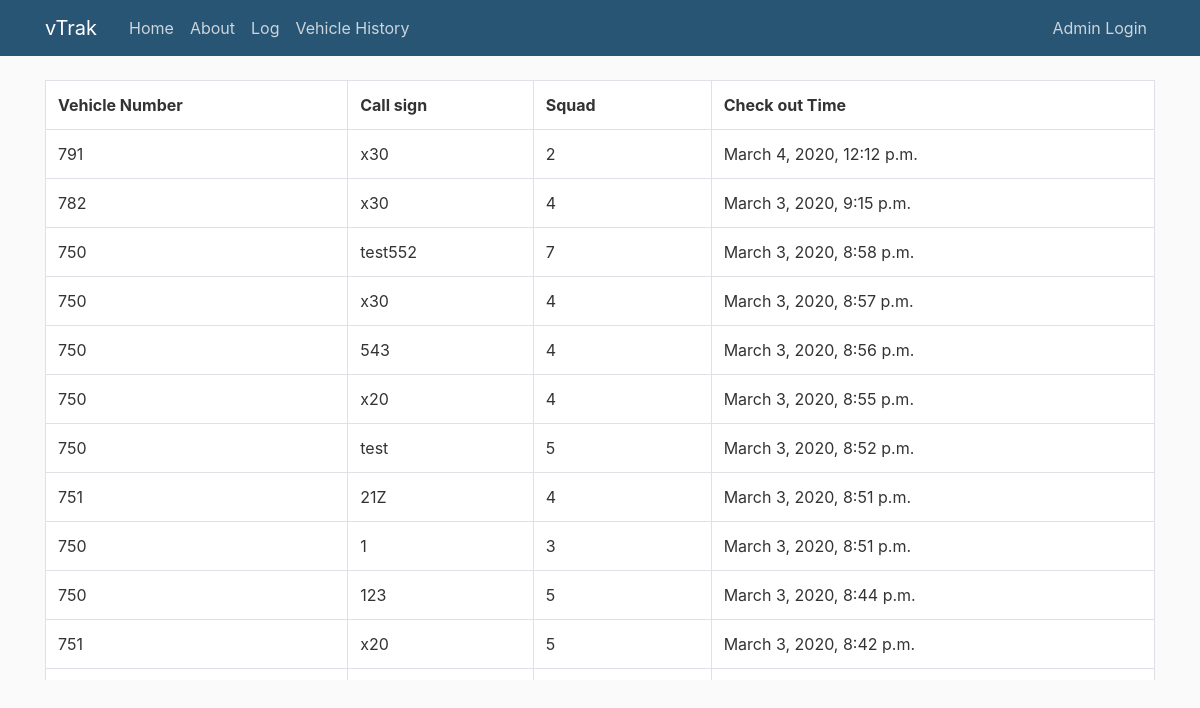
The app's page /log with its own data.
### vTrak/models.py (models this page shows)
class Activitytable(models.Model):
    vehnum = models.CharField(max_length=3)
    callsign = models.CharField(max_length=7)
    squad = models.CharField(max_length=20)
    checkout = models.DateTimeField(auto_now_add=True)

### vTrak/views.py (the view)
# urls.py: path('log', views.log, name='vTrak-log'),
def log(request):
    content = {
        'Vehicleinfo': Vehicletable.objects.all(),
        'Activityinfo': Activitytable.objects.all().order_by('-checkout'),
    }
    return render(request, 'vTrak/log.html', content)

### vTrak/templates/vTrak/log.html (shortened to what this page needs)
{% extends "vTrak/base.html" %}
{% load static %}
{% block content %}
    <div class="table responsive" style="height: 600px; overflow: auto">
        <table class="table table-bordered">
            <tr>
                <th>Vehicle Number</th>
                <th>Call sign</th>
                <th>Squad</th>
                <th>Check out Time</th>
            </tr>
            {% for displayresults in Activityinfo %}
                <tr>
                    <td>{{ displayresults.vehnum }}</td>
                    <td>{{ displayresults.callsign }}</td>
                    <td>{{ displayresults.squad }}</td>
                    <td>{{ displayresults.checkout }}</td>
                </tr>
            {% endfor %}
        </table>
    </div>
{% endblock content %}

### vTrak/static/vTrak/main.css (style rules this page uses)
body { background: #fafafa; color: #333333; margin-top: 5rem; }

### records on screen
Activitytable: vehnum "791", callsign "x30", squad "2", checkout "March 4, 2020, 12:12 p.m."
Activitytable: vehnum "782", callsign "x30", squad "4", checkout "March 3, 2020, 9:15 p.m."
Activitytable: vehnum "750", callsign "test552", squad "7", checkout "March 3, 2020, 8:58 p.m."
Activitytable: vehnum "750", callsign "x30", squad "4", checkout "March 3, 2020, 8:57 p.m."
Activitytable: vehnum "750", callsign "543", squad "4", checkout "March 3, 2020, 8:56 p.m."
Activitytable: vehnum "750", callsign "x20", squad "4", checkout "March 3, 2020, 8:55 p.m."
Activitytable: vehnum "750", callsign "test", squad "5", checkout "March 3, 2020, 8:52 p.m."
Activitytable: vehnum "751", callsign "21Z", squad "4", checkout "March 3, 2020, 8:51 p.m."
Activitytable: vehnum "750", callsign "1", squad "3", checkout "March 3, 2020, 8:51 p.m."
Activitytable: vehnum "750", callsign "123", squad "5", checkout "March 3, 2020, 8:44 p.m."
Activitytable: vehnum "751", callsign "x20", squad "5", checkout "March 3, 2020, 8:42 p.m."
